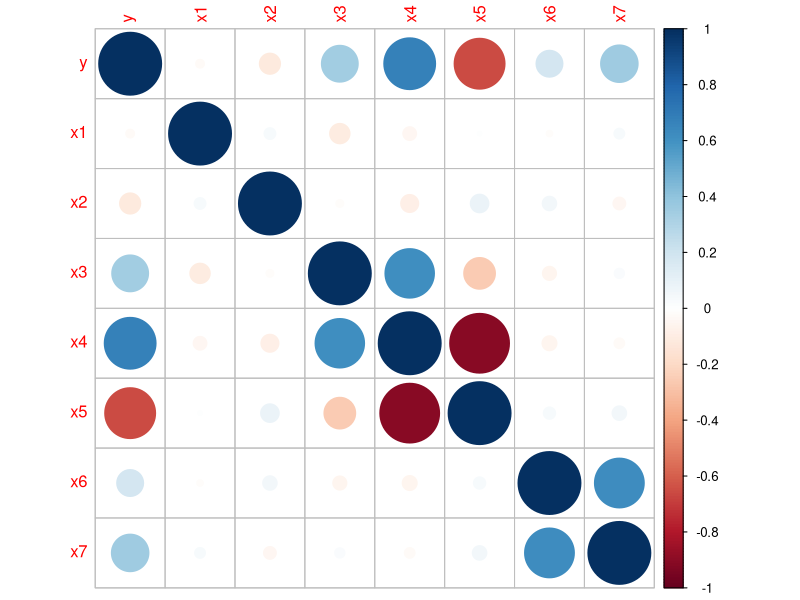
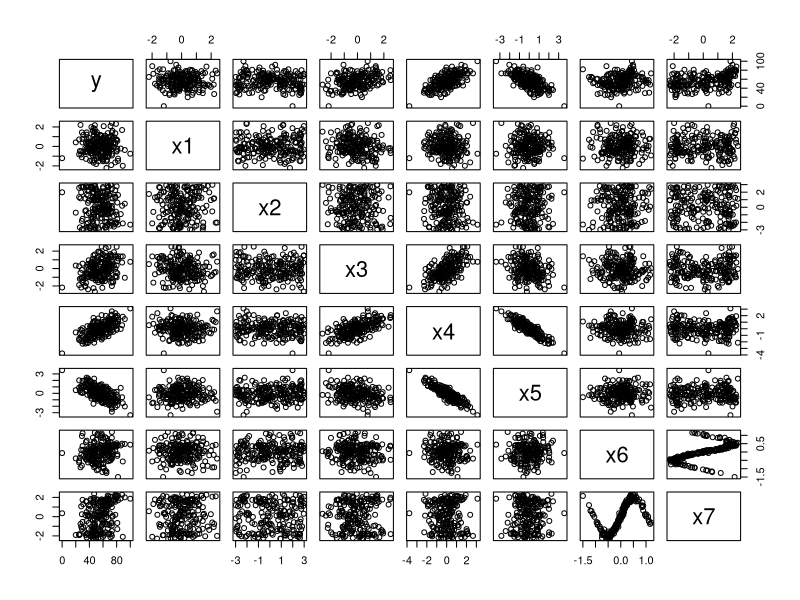
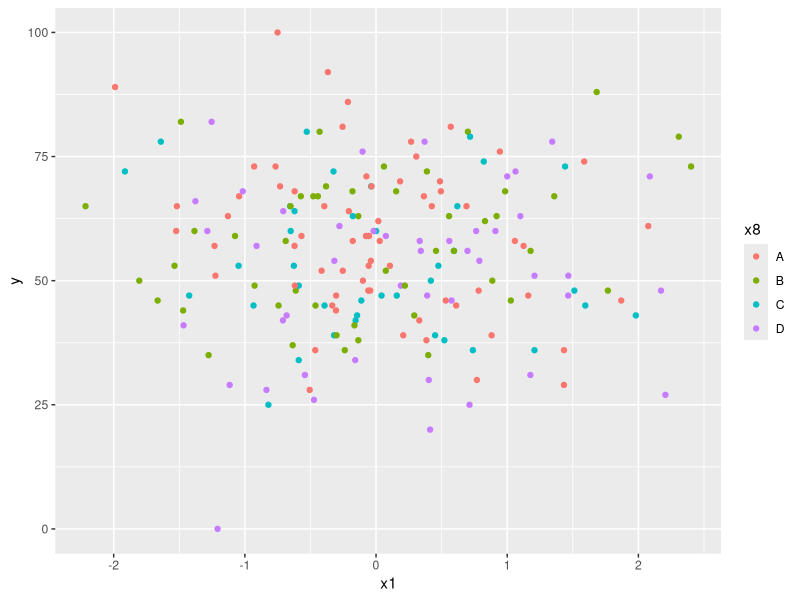
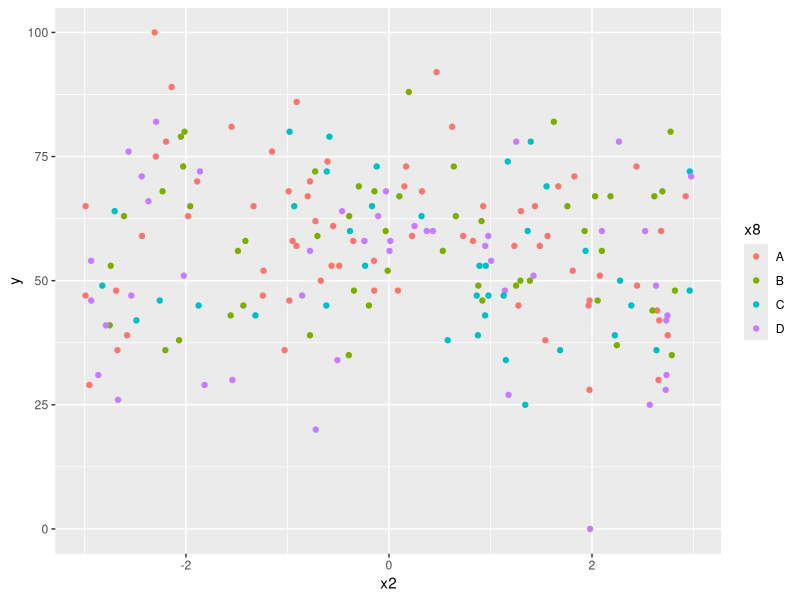
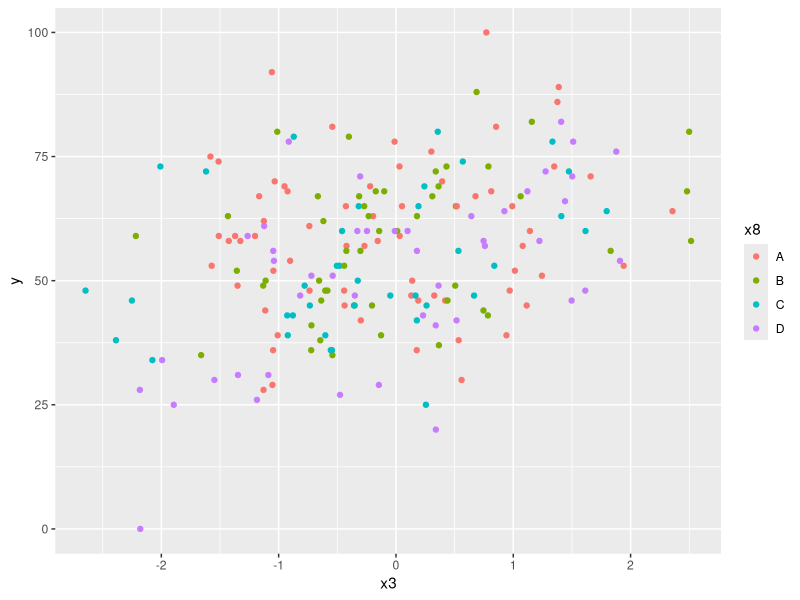
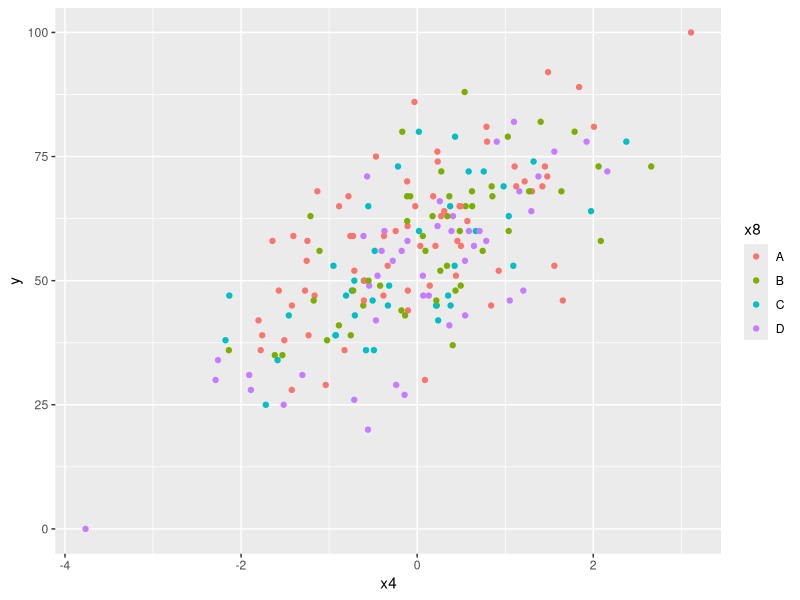
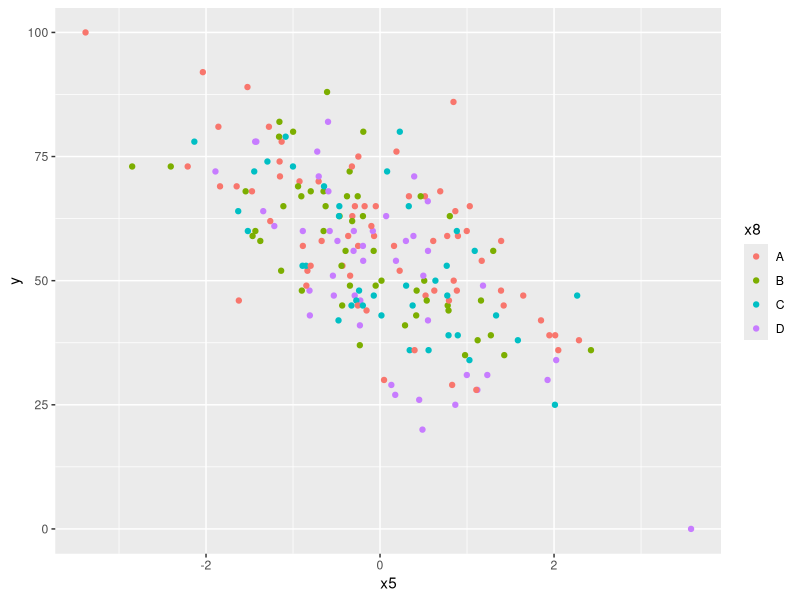
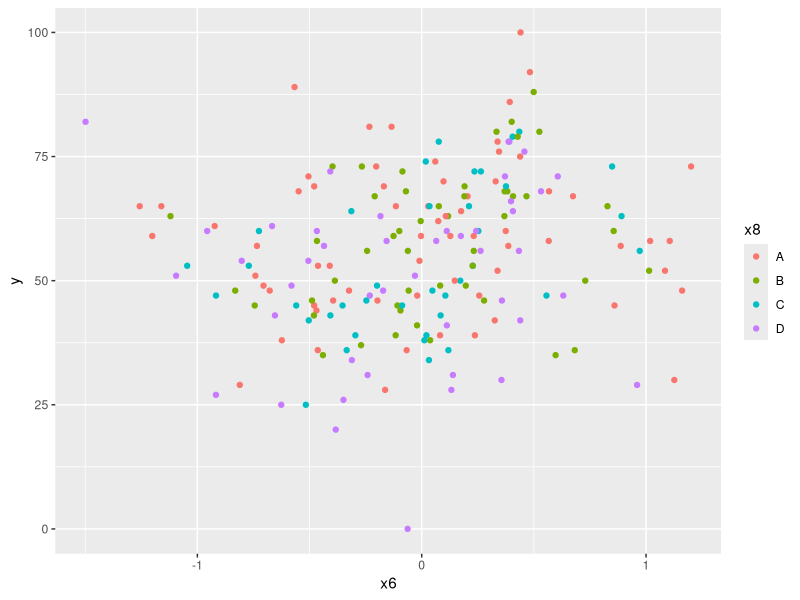

The R source for these figures, in order:
## ---- chunk 1
library(corrplot)
library(dplyr)
library(ggplot2)
## ---- chunk 2
data <- read.csv("FP_Data.csv")
df <- as.data.frame(data)
## ---- chunk 3
names(df)
## ---- chunk 4
corrplot(cor(select(df, -x8)))
## ---- chunk 5
pairs(select(df, -x8))
## ---- chunk 6
df %>%
  ggplot(aes(x = x1, y = y, color = x8)) +
  geom_point()
## ---- chunk 7
df %>%
  ggplot(aes(x = x2, y = y, color = x8)) +
  geom_point()
## ---- chunk 8
df %>%
  ggplot(aes(x = x3, y = y, color = x8)) +
  geom_point()
## ---- chunk 9
df %>%
  ggplot(aes(x = x4, y = y, color = x8)) +
  geom_point()
## ---- chunk 10
df %>%
  ggplot(aes(x = x5, y = y, color = x8)) +
  geom_point()
## ---- chunk 11
df %>%
  ggplot(aes(x = x6, y = y, color = x8)) +
  geom_point()
## ---- chunk 12
df %>%
  ggplot(aes(x = x7, y = y, color = x8)) +
  geom_point()
## ---- chunk 13
df %>%
  ggplot(aes(x = x8, y = y, fill = x8)) +
  geom_boxplot() +
  theme(
    legend.position = "none"
  )
## ---- chunk 14
df %>%
  ggplot(aes(x = y)) +
  geom_histogram(bins = 15, aes(y = after_stat(density))) +
  stat_function(
    fun = dnorm,
    args = list(mean = mean(df$y), sd = sd(df$y)),
    color = "red",
    linewidth = 1
  )
## ---- chunk 15
df %>%
  ggplot(aes(x = y, fill = x8)) +
  geom_histogram(bins = 10) +
  facet_wrap(~x8)
## ---- chunk 16
df %>%
  ggplot(aes(x = x3, y = x4, color = x8)) +
  geom_point()
## ---- chunk 17
df %>%
  ggplot(aes(x = x4, y = x5, color = x8)) +
  geom_point()
## ---- chunk 18
df %>%
  ggplot(aes(x = x6, y = x7, color = x8)) +
  geom_point()
## ---- chunk 19
baseline_model <- lm(y ~ ., data = df)
summary(baseline_model)
## ---- chunk 20
smaller_lm <- lm(y ~ x4 + x8 + x7, data = df)
summary(smaller_lm)
## ---- chunk 21
df_onehot <- df |> mutate(xA = ifelse(x8 == "A", 1, 0),
                          xB = ifelse(x8 == "B", 1, 0),
                          xC = ifelse(x8 == "C", 1, 0),
                          xD = ifelse(x8 == "D", 1, 0)) |> select(-x8)
df_onehot_no_response <- df_onehot |> select(-y)

pca_results <- prcomp(df_onehot_no_response, scale = TRUE)
# biplot(pca_results, scale = 0)

summary(lm(df$y ~ pca_results$x[, c(1, 2, 7, 9, 11)]))
## ---- chunk 22
library(pls)

pcr_model <- pcr(y ~ ., data = df_onehot, validation = "CV")
summary(pcr_model)

summary(lm(y ~ ., data = df_onehot))
